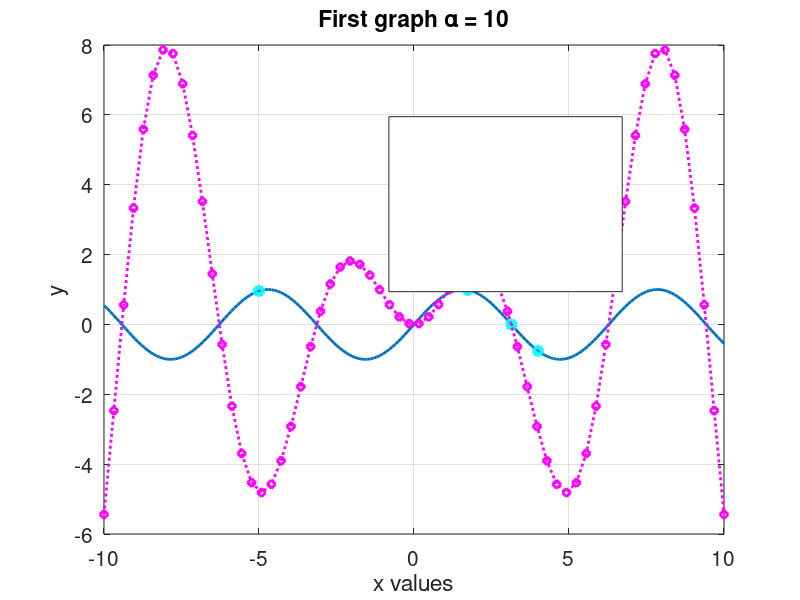

This figure's MATLAB source: (Note: this script raises an error after producing the figure.)
clear all;close all;clc

x1 = -10:0.1:10;
y1 = sin(x1);

x2 = [-5 sqrt(3) pi 4];
y2 = sin(x2);

x3 = linspace(-10, 10, 64);
y3 = x3.*sin(x3);

a = 10;

% subplot(2,1,1);s
plot(x1, y1, 'Linewidth', [2]), hold on;
plot(x2, y2, 'co', 'Linewidth', [3]);
plot(x3, y3, 'm:d', 'Linewidth', [2]);

% plot(x1, y1, x2, y2, 'g*', x3, y3, 'yd:', 'Linewidth', [3])

grid on;
% axis off;

xlabel('x values','fontsize',[15]);
ylabel('y','fontsize',[15]);
title(['First graph \alpha = ' num2str(a)],'fontsize',[15]);
text(1,5,'stuff \pi');

set(gca,'fontsize',[15]);

legend({},'location','eastoutside','fontsize',[15]);

% subplot(2,2,3);
% plot(x1, y1, x2, y2, 'g*', x3, y3, 'yd:', 'Linewidth', [3]);
% grid on;

%% exporting and importing

for j = 1:5
    save(['loopnumber', num2str(j)]);
end


